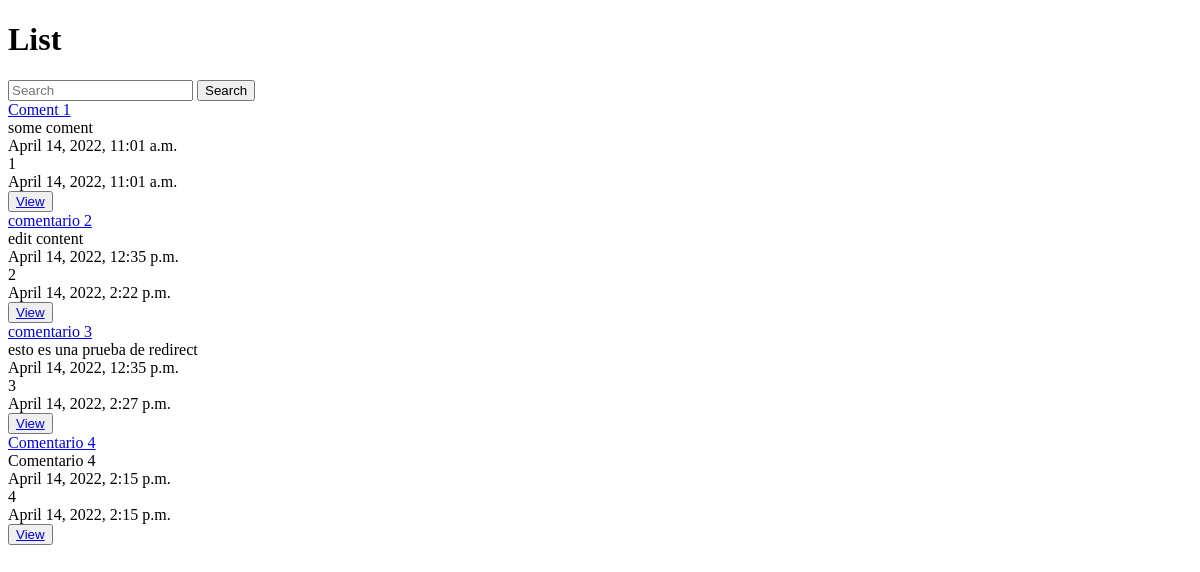
The app's page /posts/, older data.
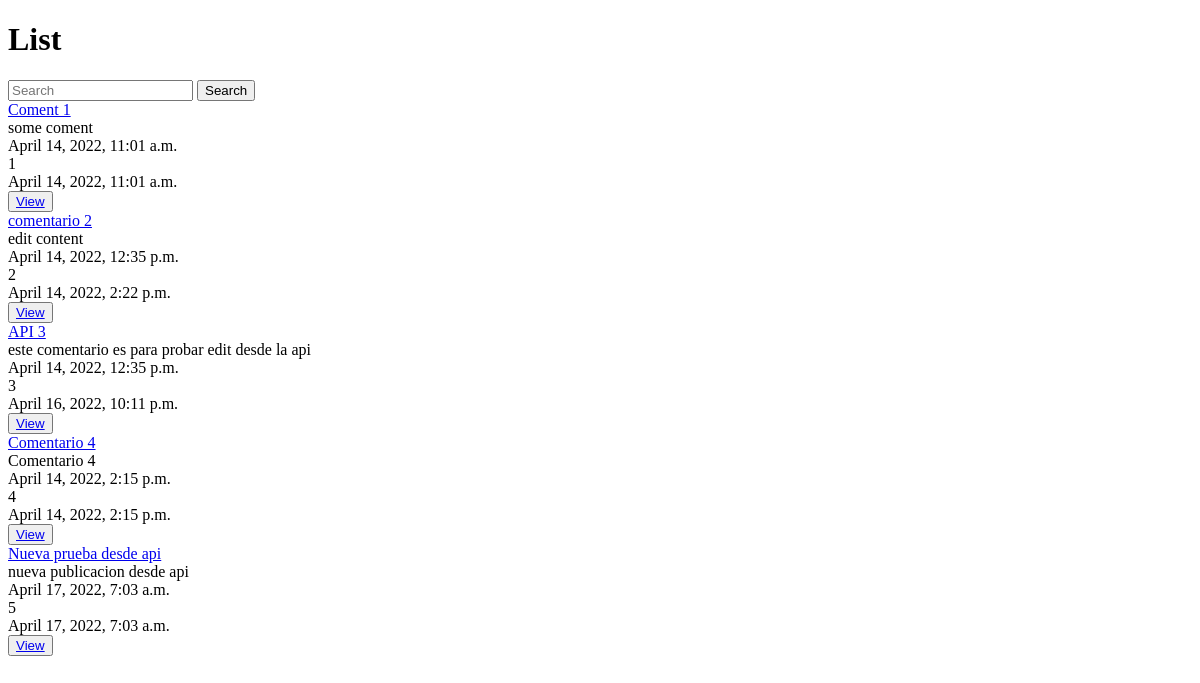
The same page, newer data.
### post/models.py (models this page shows, shortened)
class Post(models.Model):
    title =  models.CharField(max_length=100)
    content = models.TextField()
    update = models.DateTimeField(auto_now=True, auto_now_add=False)
    timestamp = models.DateTimeField(auto_now=False, auto_now_add=True)
    def get_url(self):
        return reverse('detail', kwargs={'id':self.id})

### post/views.py (the view)
# urls.py: path('', views.post_list, name = 'list'),
def post_list(request):
    queryset = Post.objects.all()
    query = request.GET.get("search")
    if query:
        queryset = queryset.filter(
            Q(title__icontains=query)|
            Q(content__icontains=query)
            ).distinct()
    context = {
        "publish":queryset,
        "title": "List"
    }
    return render(request, 'lista.html', context)

### templates/lista.html (shortened to what this page needs)
{% extends 'index.html' %}
{% block content %}
<h1>{{title}}</h1>
<form methor='GET' action=''>
<input type='text' name="search" placeholder='Search'/>
<input type='submit' value='Search'/><br/>
{% for pub in publish %}
<a href={{pub.get_url}}>{{pub.title}}</a><br/>
{{pub.content}}<br/>
{{pub.timestamp}}<br/>
{{pub.id}}<br/>
{{pub.update}}<br/>
<button><a href={{pub.get_url}}>View</a></button><br/>
{% endfor %}
{% endblock content %}

Row changes from the older to the newer data that the page shows:
changed Post id 3: title "comentario 3" → "API 3"; content "esto es una prueba de redirect" → "este comentario es para probar edit desde la api"; update "April 14, 2022, 2:27 p.m." → "April 16, 2022, 10:11 p.m."
added Post: title "Nueva prueba desde api", content "nueva publicacion desde api", timestamp "April 17, 2022, 7:03 a.m.", id "5", update "April 17, 2022, 7:03 a.m."
